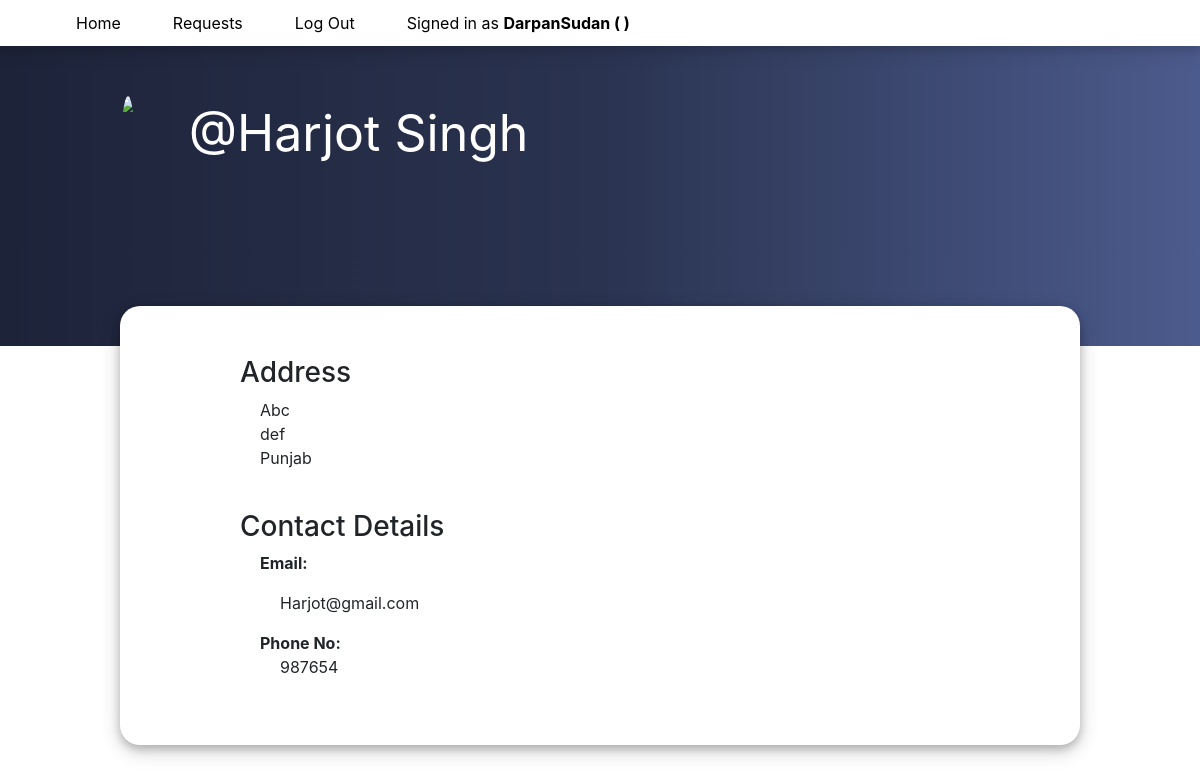
Screenshot of /profile/Harjot Singh (signed in) with the database file from the repository.
### donate/models.py (models this page shows, shortened)
class User(AbstractUser):
    gender_choice = [
        ("M", "Male"),
        ("F", "Female"),
        ("O", "Other")
    ]
    is_hospital = models.BooleanField(default = False)
    street = models.CharField (max_length=64)
    city = models.CharField (max_length=64)
    state = models.CharField (max_length=64)
    phone_no = models.CharField(max_length=15, unique=True,null=True, blank=True)
    dob = models.DateField(auto_now_add=False, blank=True, null=True)
    blood_type = models.CharField(choices=unit_choices, max_length=64, blank=True)
    gender = models.CharField(choices=gender_choice, max_length=1, blank=True)
    requests = models.ManyToManyField("User", blank=True, through="BloodRequest")
    def __str__(self):
        if self.is_hospital:
            return f'{self.username}'
        else:
            return f'{self.username} ({self.first_name} {self.last_name})'

### donate/views.py (the view)
# urls.py: path("profile/<str:name>", views.profile, name="profile"),
def profile(request, name):
    user = User.objects.get(username=name)
    donations = user.donations.all()
    today = date.today()
    age = 0
    if user.is_hospital == False:
        age = today.year - user.dob.year - ((today.month, today.day) < (user.dob.month, user.dob.day))
    return render(request, "donate/profile.html", {
        "donations": donations,
        "user1": user,
        "age": age
    })

### donate/templates/donate/profile.html (shortened to what this page needs)
{% extends "donate/layout.html" %}
{%load static%}
{% block stylelink %} <link href="{% static 'donate/profile.css' %}" rel="stylesheet"> {% endblock %}
{% block body %}
<div class="profilecontainer">
    {% if user1.is_hospital == False %}
        <div class="top top_d">
    {% else %}
        <div class="top top_h">
    {% endif %}
        <br>
            {% if user1.is_hospital == False %}
                <img src="https://image.freepik.com/free-vector/people-donating-blood-background-flat-design_23-2148257793.jpg">
            {% else %}
                <img src="https://image.freepik.com/free-vector/hospital-building-ambulance_260807-282.jpg">
            {% endif %}
            <div>
                <p id="username">@{{ user1.username }}</p>
            </div>
        </div>
    <div class="bottom">
        <h3>Address</h3>
        <p  style="padding-left: 20px">
            {{ user1.street }} <br> {{ user1.city }} <br> {{ user1.state }}
        </p>
        <br>
        <h3>Contact Details</h3>
        <p style="padding-left: 20px">
            <strong>Email: </strong>  <p style="padding-left:40px "> {{ user1.email }}<br> </p>
            <strong  style="padding-left: 20px">Phone No:</strong> <br> <p style="padding-left:40px "> {{ user1.phone_no }} </p>
        </p>
    </div>
</div>
{% endblock %}

### donate/templates/donate/layout.html (shortened to what this page needs)
{% load static %}
<!DOCTYPE html>
<html lang="en">
    <head>
        <link rel="stylesheet" href="https://stackpath.bootstrapcdn.com/bootstrap/4.4.1/css/bootstrap.min.css">
        <link href="{% static 'donate/navbar.css' %}" rel="stylesheet">
        {% block stylelink %} {% endblock %}
    </head>
    <body>
        <div id="navbar">
        <ul class="nav nav-pills">
            <li class="nav-item">
                <a class="nav-link" href="{% url 'index' %}">Home</a>
            </li>
            {% if user.is_authenticated %}
                <li class="nav-item">
                    <a class="nav-link" href="{% url 'requests' %}">Requests</a>
                </li>
                <li class="nav-item">
                    <a class="nav-link" href="{% url 'logout' %}">Log Out</a>
                </li>
                <li class="nav-item">
                    <a class="nav-link" href="{% url 'profile' name=user.username %}">Signed in as <strong>{{ user }}</strong></a>
                </li>
            {% endif %}
        </ul>
        </div>
        {% block body %}
        {% endblock %}
    </body>
</html>

### donate/static/donate/navbar.css (style rules this page uses)
#navbar { padding-left: 50px; padding-top: 3px; padding-bottom: 3px; position: sticky; top:0; background-color: white; box-shadow: 0 4px 8px 0 rgba(0, 0, 0, 0.1), 0 6px 20px 0 rgba(0, 0, 0, 0.1); z-index: 5; }
.nav-item { padding-left: 10px; padding-right: 10px; }

### donate/static/donate/profile.css (style rules this page uses)
.profilecontainer { background-size: contain; }
.top { background: -webkit-gradient(linear, left top, right top, color-stop(0%,#1D2339), color-stop(50%,#2A3350), color-stop(100%,#4C5B8D )); color: white; padding: 50px 2% 50px 10%; display: flex; z-index: -1; flex-flow: row wrap; }
.top_h { height: 300px; }
.top > img { border-radius: 50%; height: 150px; margin-right: 5% ; }
#username { font-size: 50px; }
.bottom { border-radius: 20px; box-shadow: 0 4px 8px 0 rgba(0, 0, 0, 0.2), 0 6px 20px 0 rgba(0, 0, 0, 0.19); padding: 50px 2% 50px 10%; z-index: 1; margin: -40px 10% 60px 10%; background-color: white; }
a, a:hover, a:focus, a:active, a:visited { color: black; }

### rows the page displays
User: is_hospital+username+first_name "DarpanSudan ( )"
User: username "Harjot Singh", street "Abc", city "def", state "Punjab", email "Harjot@gmail.com", phone_no "987654"
